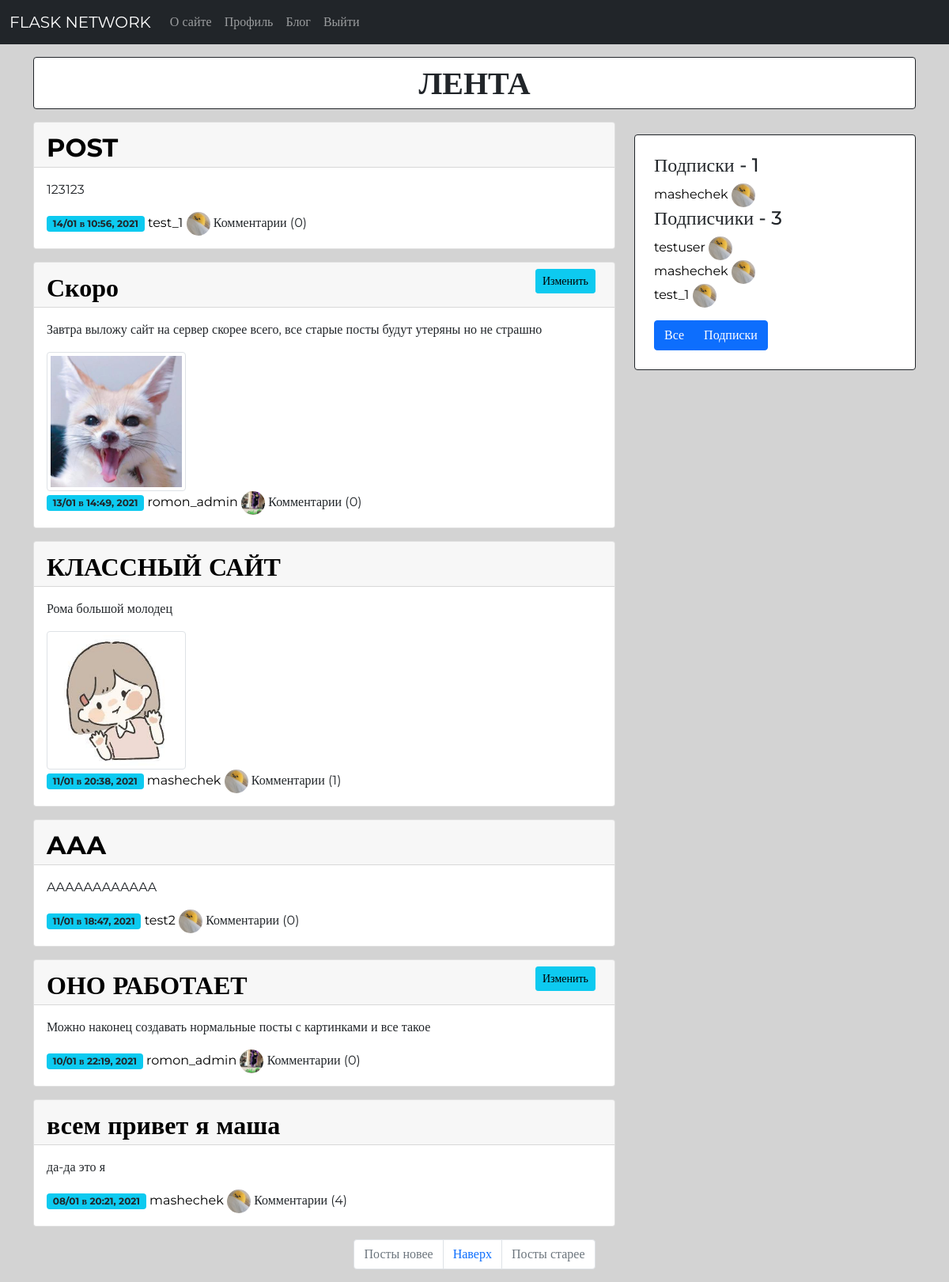
/blog (signed in), run on the app's committed database.
### network/models.py (models this page shows, shortened)
class Post(db.Model):
    id = db.Column(db.Integer, primary_key=True)
    title = db.Column(db.String(80))
    content = db.Column(db.String(300))
    post_image = db.Column(db.String)
    date_posted = db.Column(db.DateTime, index=True, default=datetime.utcnow)
    user_id = db.Column(db.Integer, db.ForeignKey('user.id'))
    comments = db.relationship('Comment', backref='parent_post', lazy='dynamic')
    is_hidden = db.Column(db.Boolean, default=False)
    is_edited = db.Column(db.Boolean, default=False)

class User(db.Model, UserMixin):
    id = db.Column(db.Integer, primary_key=True)
    username = db.Column(db.String(20), index = True, unique = True, nullable = False)
    email = db.Column(db.String(120), index = True, unique = True, nullable = False)
    profile_image = db.Column(db.String, nullable=False, default='default.jpg')
    password_hash = db.Column(db.String(128), nullable=False)
    posts = db.relationship('Post', backref='author', lazy='dynamic')
    comments = db.relationship('Comment', backref='author', lazy='dynamic')
    about = db.Column(db.String(140))
    last_seen = db.Column(db.DateTime, default=datetime.utcnow)
    followed = db.relationship(
        'User', secondary=followers,
        primaryjoin=(followers.c.follower_id == id),
        secondaryjoin=(followers.c.followed_id == id),
        backref=db.backref('followers', lazy='dynamic'), lazy='dynamic')

### network/main/routes.py (the view)
@main.route('/blog')
@login_required
def blog():
    page = request.args.get('page', 1, type=int)
    posts = Post.query.filter_by(is_hidden=False).order_by(Post.date_posted.desc()).paginate(page, per_page=current_app.config['POSTS_PER_PAGE'])
    user = current_user
    followed = user.followed.all()
    followers = user.followers.all()
    next_url = url_for('main.blog', page=posts.next_num) \
        if posts.has_next else None
    prev_url = url_for('main.blog', page=posts.prev_num) \
        if posts.has_prev else None
    return render_template('blog.html', posts=posts.items, user=user, followed = followed,
     followers = followers, next_url = next_url, prev_url=prev_url)

### network/main/routes.py (called while the page is built)
@main.before_request
def before_request():
    if current_user.is_authenticated:
        current_user.last_seen = datetime.utcnow()
    db.session.commit()

### network/main/utils.py (called while the page is built)
def datetimefilter(value, format="%d/%m в %H:%M, %Y"):
    tz = pytz.timezone('Europe/Moscow') # timezone you want to convert to from UTC
    utc = pytz.timezone('UTC')
    value = utc.localize(value, is_dst=None).astimezone(pytz.utc)
    local_dt = value.astimezone(tz)
    return local_dt.strftime(format)

### network/models.py (called while the page is built)
@login_manager.user_loader
def load_user(user_id):
    return User.query.get(int(user_id))

### network/templates/blog.html
{% extends 'base.html' %}
{% block content %}
<div class="container bg-white text-dark mt-3 mb-3 p-2 pb-0 border border-dark border-1 rounded">
<h1 class="text-center">ЛЕНТА</h1>
</div>
<div class="row">
    <div class="col-8">
        {% for post in posts %}
            {% include '_post.html' %}
        {% endfor %}
    </div>
    <div class="col-4">
        <div class="container bg-white text-dark mt-3 mb-3 p-4 border border-dark border-1 rounded md-auto">
            <h4>Подписки - {{user.followed.count()}}</h4>
            {% for fol in followed%}
                <a  href="{{url_for('users.profile', username=fol.username)}}">{{ fol.username }}</a>
                <img class="rounded-circle img-fluid", style="width: 30px; height: 30px" src="{{url_for('static', filename='profile_pics/' + fol.profile_image)}}"><br>
            {%endfor%}
            <h4>Подписчики - {{user.followers.count()}}</h4>
            {% for fol in followers%}
                <a  href="{{url_for('users.profile', username=fol.username)}}">{{ fol.username }}</a>
                <img class="rounded-circle img-fluid", style="width: 30px; height: 30px" src="{{url_for('static', filename='profile_pics/' + fol.profile_image)}}"><br>
            {%endfor%}
            <div class="btn-group mt-3">
                    <a href="{{url_for('main.blog')}}" class="btn btn-primary pl-4 pr-4">Все</a>
                    <a href="{{url_for('main.blog_sorted')}}"class="btn btn-primary">Подписки</a>
            </div>
        </div>
    </div>
</div>
{% include '_pagination.html'%}
{% endblock content %}

### network/templates/_post.html (shortened to what this page needs)
<div class="card mb-3">
    <div class="card-header pb-0">
        <div class="row">
            <div class="col-8">
                <text class="mb-2 fs-2 fw-bold"><a href="{{url_for('posts.post_detail', post_id = post.id)}}">{{ post.title }}</a></text>
            </div>
            {% if post.author == current_user %}
                <div class="col">
                    <div class="d-grid gap-2 d-md-flex justify-content-md-end align-items-center">
                        <a class="btn btn-info me-md-2 btn-sm" href="{{url_for('posts.post_update', post_id = post.id)}}">Изменить</a>
                    </div>
                </div>
            {% endif %}
        </div>
    </div>
    <div class="card-body">
        <p>{{ post.content }}</p>
        {% if post.post_image%}
        <img class="img-fluid img-thumbnail w-25" src="{{url_for('static', filename='post_pics/'+ post.post_image)}}">
        {% endif %}
        <div>
            <span class="badge bg-info text-dark">{{ post.date_posted|datetimefilter }}</span>
            <a  href="{{url_for('users.profile', username=post.author.username)}}">{{ post.author.username }}</a>
            <img class="rounded-circle img-fluid", style="width: 30px; height: 30px" src="{{url_for('static', filename='profile_pics/' + post.author.profile_image)}}">
            <text class="text-right">Комментарии ({{post.comments.count()}})
        </div>
    </div>
</div>

### network/static/styles.css (style rules this page uses)
body { font-family: 'Montserrat'; background-color: lightgray; }
h1,h2 { font-weight: bold; }
a { text-decoration: none; color: black; }

### data on the page
Post: title "POST", content "123123", date_posted "14/01 в 10:56, 2021", author.username "test_1", profile_image (placeholder picture), comments.count "0"
Post: title "Скоро", content "Завтра выложу сайт на сервер скорее всего, все старые посты будут утеряны но не страшно", post_image (picture), date_posted "13/01 в 14:49, 2021", author.username "romon_admin", profile_image (picture), comments.count "0"
Post: title "КЛАССНЫЙ САЙТ", content "Рома большой молодец", post_image (picture), date_posted "11/01 в 20:38, 2021", author.username "mashechek", profile_image (placeholder picture), comments.count "1"
Post: title "AAA", content "AAAAAAAAAAAA", date_posted "11/01 в 18:47, 2021", author.username "test2", profile_image (placeholder picture), comments.count "0"
Post: title "ОНО РАБОТАЕТ", content "Можно наконец создавать нормальные посты с картинками и все такое", date_posted "10/01 в 22:19, 2021", author.username "romon_admin", profile_image (picture), comments.count "0"
Post: title "всем привет я маша", content "да-да это я", date_posted "08/01 в 20:21, 2021", author.username "mashechek", profile_image (placeholder picture), comments.count "4"
User: username "mashechek", profile_image (placeholder picture)
User: username "testuser", profile_image (placeholder picture)
User: username "test_1", profile_image (placeholder picture)

### other printed values
{{ user.followed.count() }} "1"
{{ user.followers.count() }} "3"
